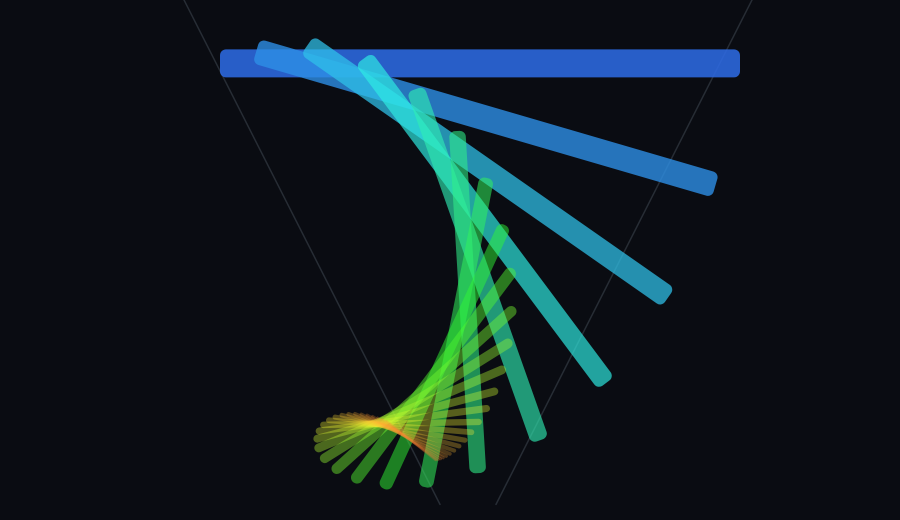
Frame 1 (no input)
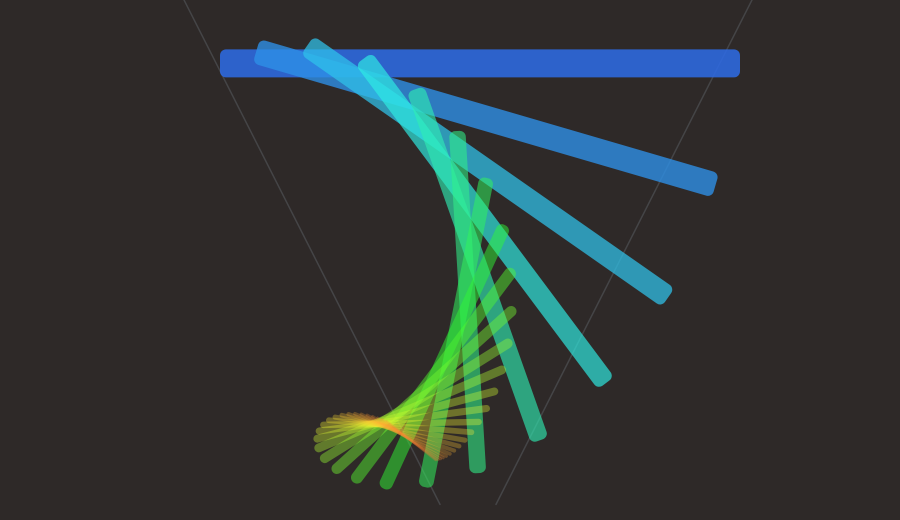
Frame 2 (the mouse pressed at the canvas centre, redrawn once)

The p5.js sketch that drew these frames (run headless with seeded random() and noise() and a simulated clock; the mouse was pressed at the canvas centre and the sketch redrawn once):

// p5.js sketch
// ── sketch.js
function setup() {
  createCanvas(900, 520);
  pixelDensity(2);
  noLoop(); // keep it non-moving for the assignment
}

function draw() {
  background(10, 12, 18);

  // Heatmap coloring uses HSB
  colorMode(HSB, 360, 100, 100, 255);

  translate(width * 0.52, height * 0.42);

  const vanishY = height * 0.55;

  // Inner wall hints (now in HSB too)
  stroke(210, 20, 85, 45); // cool steel tone
  strokeWeight(1.5);
  line(-300, -250, -28, vanishY);
  line(300, -250, 28, vanishY);

  noStroke();
  const topY = -160;
  const bottomY = vanishY - 8;

  let y = topY;

  let stepW = 520;
  let stepH = 28;
  let gap = 22;

  const twistTotal = radians(220);
  const orbitMax = 80;

  while (y < bottomY && stepW > 12 && stepH > 2) {
    const t = map(y, topY, bottomY, 0, 1);

    // --- OPTION 3: Speed heatmap (blue -> red as it "accelerates") ---
    const alpha = lerp(220, 60, t);
    const hue = lerp(220, 20, pow(t, 1.3));  // 220=blue, 20=red
    const sat = 80;
    const bri = lerp(90, 100, t);

    // Twist + orbit
    const twist = twistTotal * pow(t, 1.2);
    const orbit = lerp(10, orbitMax, t);

    push();
    translate(2, y);
    rotate(twist);
    translate(orbit, 5);

    fill(hue, sat, bri, alpha);
    rectMode(CENTER);
    rect(0, 0, stepW, stepH, 6);

    pop();

    y += stepH + gap;

    // stair spacing
    stepW *= 0.92;
    stepH *= 0.90;
    gap *= 0.88;
    gap = max(gap, 1.2);
  }
}
